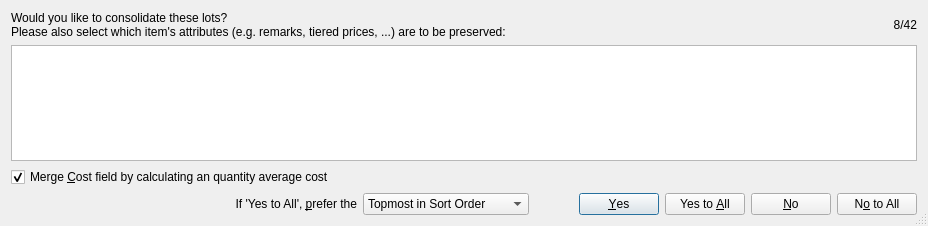
<?xml version="1.0" encoding="UTF-8"?>
<ui version="4.0">
 <class>ConsolidateItemsDialog</class>
 <widget class="QDialog" name="ConsolidateItemsDialog">
  <property name="geometry">
   <rect>
    <x>0</x>
    <y>0</y>
    <width>928</width>
    <height>226</height>
   </rect>
  </property>
  <property name="windowTitle">
   <string>Consolidate Items</string>
  </property>
  <property name="sizeGripEnabled">
   <bool>true</bool>
  </property>
  <layout class="QVBoxLayout" name="verticalLayout">
   <item>
    <layout class="QHBoxLayout" name="horizontalLayout_2">
     <item>
      <widget class="QLabel" name="label">
       <property name="text">
        <string>Would you like to consolidate these lots?
Please also select which item's attributes (e.g. remarks, tiered prices, ...) are to be preserved:</string>
       </property>
       <property name="buddy">
        <cstring>w_list</cstring>
       </property>
      </widget>
     </item>
     <item>
      <widget class="QLabel" name="w_counter">
       <property name="text">
        <string notr="true">8/42</string>
       </property>
       <property name="alignment">
        <set>Qt::AlignRight|Qt::AlignTrailing|Qt::AlignVCenter</set>
       </property>
      </widget>
     </item>
    </layout>
   </item>
   <item>
    <widget class="QTableView" name="w_list">
     <property name="sizePolicy">
      <sizepolicy hsizetype="Expanding" vsizetype="MinimumExpanding">
       <horstretch>0</horstretch>
       <verstretch>0</verstretch>
      </sizepolicy>
     </property>
     <property name="minimumSize">
      <size>
       <width>0</width>
       <height>20</height>
      </size>
     </property>
     <property name="verticalScrollBarPolicy">
      <enum>Qt::ScrollBarAlwaysOff</enum>
     </property>
     <property name="editTriggers">
      <set>QAbstractItemView::NoEditTriggers</set>
     </property>
     <property name="selectionMode">
      <enum>QAbstractItemView::SingleSelection</enum>
     </property>
     <property name="selectionBehavior">
      <enum>QAbstractItemView::SelectRows</enum>
     </property>
     <property name="horizontalScrollMode">
      <enum>QAbstractItemView::ScrollPerPixel</enum>
     </property>
     <attribute name="horizontalHeaderHighlightSections">
      <bool>false</bool>
     </attribute>
     <attribute name="verticalHeaderVisible">
      <bool>false</bool>
     </attribute>
    </widget>
   </item>
   <item>
    <widget class="QCheckBox" name="w_qty_avg_cost">
     <property name="text">
      <string>Merge &amp;Cost field by calculating an quantity average cost</string>
     </property>
     <property name="checked">
      <bool>true</bool>
     </property>
    </widget>
   </item>
   <item>
    <layout class="QHBoxLayout" name="horizontalLayout">
     <item>
      <widget class="QLabel" name="w_label_remaining">
       <property name="sizePolicy">
        <sizepolicy hsizetype="MinimumExpanding" vsizetype="Preferred">
         <horstretch>1</horstretch>
         <verstretch>0</verstretch>
        </sizepolicy>
       </property>
       <property name="text">
        <string>If 'Yes to All', &amp;prefer the</string>
       </property>
       <property name="alignment">
        <set>Qt::AlignRight|Qt::AlignTrailing|Qt::AlignVCenter</set>
       </property>
       <property name="buddy">
        <cstring>w_prefer_remaining</cstring>
       </property>
      </widget>
     </item>
     <item>
      <widget class="QComboBox" name="w_prefer_remaining">
       <item>
        <property name="text">
         <string>Topmost in Sort Order</string>
        </property>
       </item>
       <item>
        <property name="text">
         <string>Bottommost in Sort Order</string>
        </property>
       </item>
       <item>
        <property name="text">
         <string>Lowest Index</string>
        </property>
       </item>
       <item>
        <property name="text">
         <string>Highest Index</string>
        </property>
       </item>
       <item>
        <property name="text">
         <string>Existing Item</string>
        </property>
       </item>
       <item>
        <property name="text">
         <string>New Item</string>
        </property>
       </item>
      </widget>
     </item>
     <item>
      <spacer name="horizontalSpacer">
       <property name="orientation">
        <enum>Qt::Horizontal</enum>
       </property>
       <property name="sizeType">
        <enum>QSizePolicy::Minimum</enum>
       </property>
       <property name="sizeHint" stdset="0">
        <size>
         <width>44</width>
         <height>20</height>
        </size>
       </property>
      </spacer>
     </item>
     <item>
      <widget class="QDialogButtonBox" name="w_buttons">
       <property name="sizePolicy">
        <sizepolicy hsizetype="Minimum" vsizetype="Fixed">
         <horstretch>0</horstretch>
         <verstretch>0</verstretch>
        </sizepolicy>
       </property>
       <property name="orientation">
        <enum>Qt::Horizontal</enum>
       </property>
       <property name="standardButtons">
        <set>QDialogButtonBox::No|QDialogButtonBox::NoToAll|QDialogButtonBox::Yes|QDialogButtonBox::YesToAll</set>
       </property>
      </widget>
     </item>
    </layout>
   </item>
  </layout>
 </widget>
 <tabstops>
  <tabstop>w_list</tabstop>
  <tabstop>w_buttons</tabstop>
 </tabstops>
 <resources/>
 <connections>
  <connection>
   <sender>w_buttons</sender>
   <signal>rejected()</signal>
   <receiver>ConsolidateItemsDialog</receiver>
   <slot>reject()</slot>
   <hints>
    <hint type="sourcelabel">
     <x>812</x>
     <y>221</y>
    </hint>
    <hint type="destinationlabel">
     <x>811</x>
     <y>1</y>
    </hint>
   </hints>
  </connection>
  <connection>
   <sender>w_buttons</sender>
   <signal>accepted()</signal>
   <receiver>ConsolidateItemsDialog</receiver>
   <slot>accept()</slot>
   <hints>
    <hint type="sourcelabel">
     <x>736</x>
     <y>236</y>
    </hint>
    <hint type="destinationlabel">
     <x>730</x>
     <y>6</y>
    </hint>
   </hints>
  </connection>
 </connections>
</ui>
